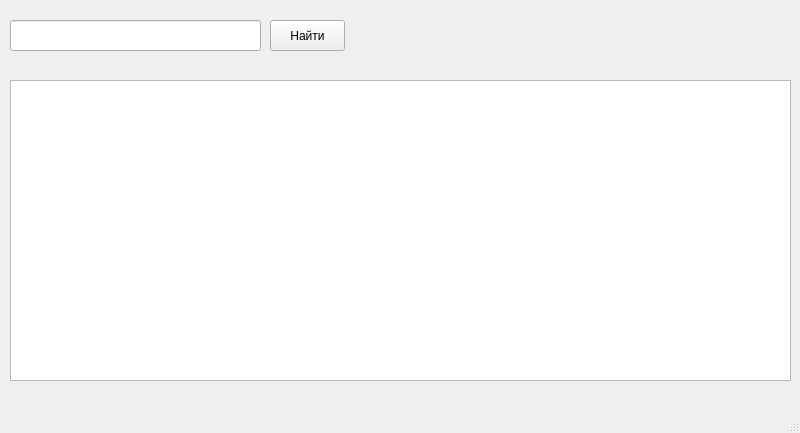
<?xml version="1.0" encoding="UTF-8"?>
<ui version="4.0">
 <class>MainWindow</class>
 <widget class="QMainWindow" name="MainWindow">
  <property name="geometry">
   <rect>
    <x>0</x>
    <y>0</y>
    <width>800</width>
    <height>433</height>
   </rect>
  </property>
  <property name="windowTitle">
   <string>ImageDownload</string>
  </property>
  <widget class="QWidget" name="centralwidget">
   <widget class="QLineEdit" name="lneTextSearch">
    <property name="geometry">
     <rect>
      <x>10</x>
      <y>20</y>
      <width>251</width>
      <height>31</height>
     </rect>
    </property>
   </widget>
   <widget class="QPushButton" name="cmbSearch">
    <property name="geometry">
     <rect>
      <x>270</x>
      <y>20</y>
      <width>75</width>
      <height>31</height>
     </rect>
    </property>
    <property name="text">
     <string>Найти</string>
    </property>
   </widget>
   <widget class="QListWidget" name="listWidget">
    <property name="geometry">
     <rect>
      <x>10</x>
      <y>80</y>
      <width>781</width>
      <height>301</height>
     </rect>
    </property>
   </widget>
  </widget>
  <widget class="QMenuBar" name="menubar">
   <property name="geometry">
    <rect>
     <x>0</x>
     <y>0</y>
     <width>800</width>
     <height>22</height>
    </rect>
   </property>
  </widget>
  <widget class="QStatusBar" name="statusbar"/>
 </widget>
 <resources/>
 <connections/>
</ui>
